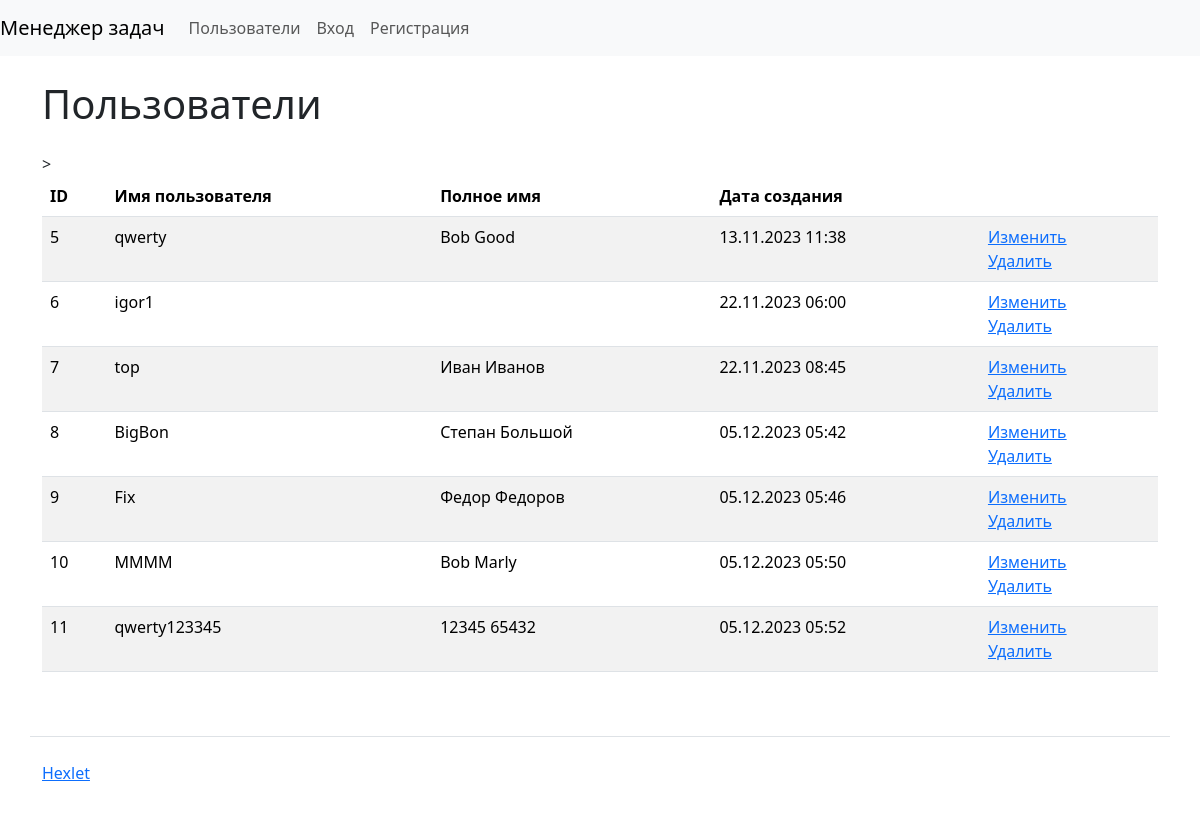
/users/, run on an earlier commit of the app's database.
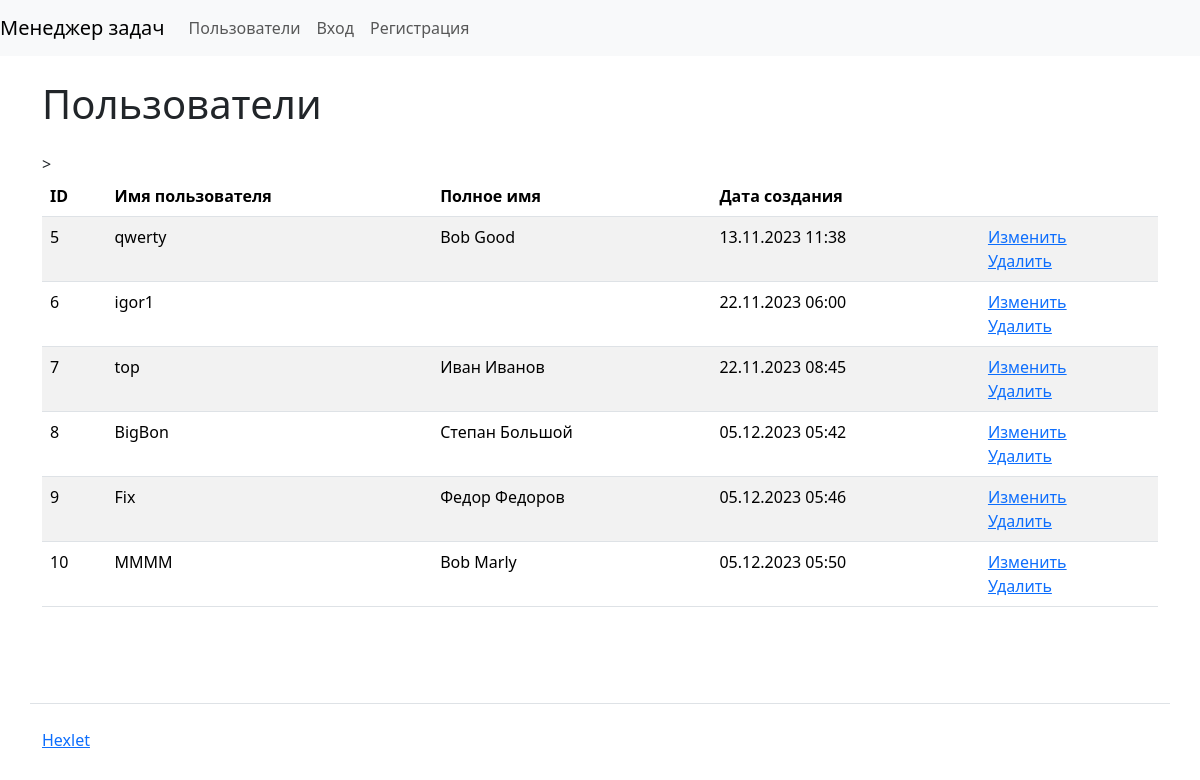
And on a later commit of the database.
### task_manager/users/models.py (models this page shows)
class User(AbstractUser):
    def __str__(self):
        return self.get_full_name()
    def get_absolute_url(self):
        return reverse("login")

### task_manager/users/views.py (the view)
# urls.py: path('', views.IndexView.as_view(), name="index"),
class IndexView(ListView):
    def get(self, request, *args, **kwargs):
        users = User.objects.all()
        return render(request, 'users/users.html', {
            'users': users
        })

### task_manager/templates/users/users.html (shortened to what this page needs)
{% extends 'base.html' %}
{% load django_bootstrap5 %}
{% load i18n %}
{% block content %}
      <h1 class="my-4">{% trans 'Users' %}</h1>
        <table class="table table-striped">
          <thead class="thead-dark">
            <tr>
              <th>ID</th>
              <th>{% trans 'Username' %}</th>
              <th>{% trans 'Full name' %}</th>
              <th>{% trans 'Date of creation' %}</th>
              <th></th>>
            </tr>
          </thead>
          <tbody>
          {% for user in users %}
            <tr class="align-baseline">
              <td>{{ user.id }}</td>
              <td>{{ user.username }}</td>
              <td>{{ user.first_name }} {{ user.last_name }}</td>
              <td>{{ user.date_joined|date:"d.m.Y H:i" }}</td>
              <td>
                <a href="{% url 'users_update' pk=user.id %}" >{% trans 'Edit' %}</a>
                <br>
                <a href="{% url 'users_delete' pk=user.id %}" >{% trans 'Delete' %}</a>
              </td>
            </tr>
          {% endfor %}
          </tbody>
        </table>
{% endblock %}

What changed in the data, as far as the page shows it:
removed User: id "11", username "qwerty123345", first_name "12345", last_name "65432", date_joined "05.12.2023 05:52"
